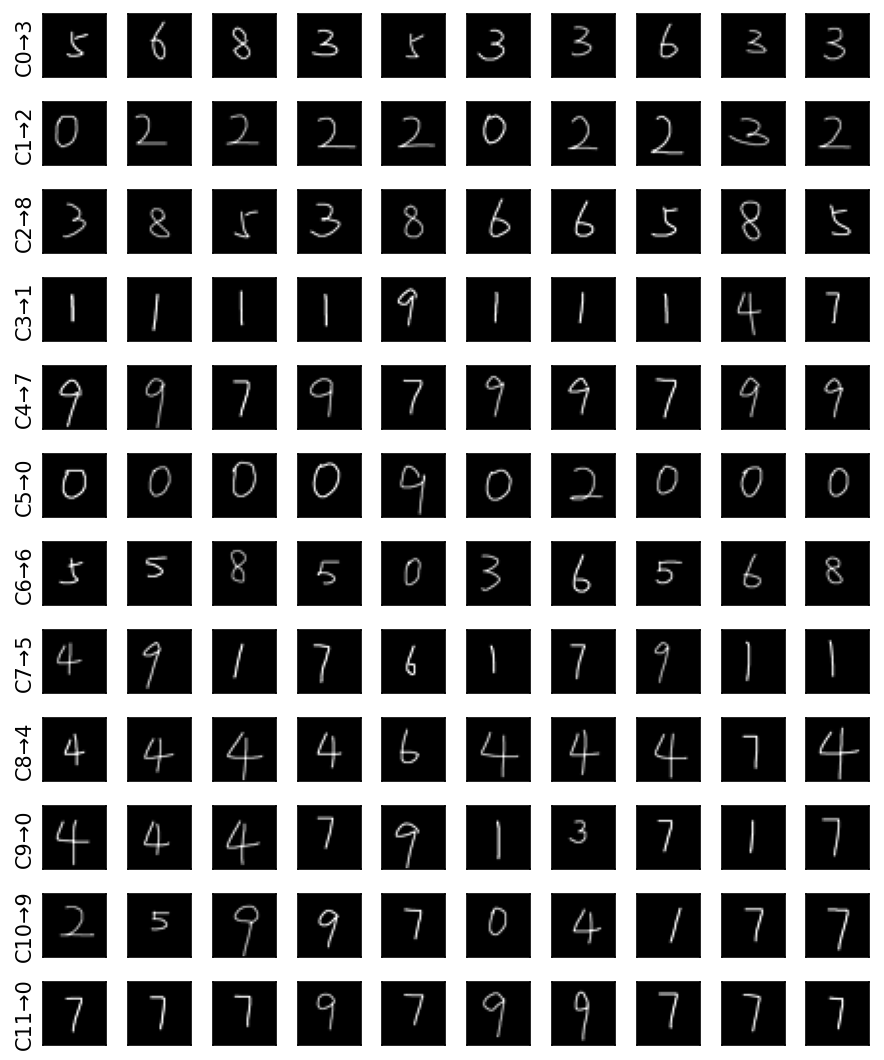
#> input picture Kmean/cluster_samples_train.png, 884 x 1060 px
$ python -i Ababoost.py   (imports and definitions only)
#> lines starting #> are read from the running program, lines starting #| are printed output that depends on the picture
import os

from dataclasses import dataclass


import numpy as np

from PIL import Image


@dataclass

class DecisionStump:

    feature_index: int = 0

    threshold: float = 0.0

    polarity: int = 1

    alpha: float = 0.0


    # [9 lines left out: function predict, not called in this run]


class AdaBoostBinaryClassifier:

    # [165 lines left out: functions __init__, _build_thresholds, _find_best_stump, fit, decision_function, not called in this run]


    def predict(self, X):

        return np.where(self.decision_function(X) >= 0.0, 1, -1)


class AdaBoostMultiClassifier:

    # [65 lines left out: functions __init__, fit, decision_function, predict, not called in this run]


def load_image_as_vector(image_path, target_size=(16, 16), threshold=128, binarize=False):

#> called with image_path = '../Kmean/cluster_samples_train.png', target_size = (16, 16), threshold = 128, binarize = False
    img = Image.open(image_path).convert("L")


    try:

        img = img.resize(target_size, Image.Resampling.LANCZOS)
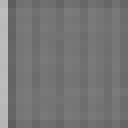
#> img: PIL image 16x16 L (shown 8 times larger); min 93, max 189, mean 118.7

    except AttributeError:

        img = img.resize(target_size, Image.LANCZOS)


    arr = np.array(img, dtype=np.float32)


    if binarize:

        arr = (arr < threshold).astype(np.float32)

    else:

        arr = 1.0 - arr / 255.0


    return arr.flatten()


# [79 lines left out: function load_dataset_fixed_split, not called in this run]


def accuracy_score(y_true, y_pred):

    return np.mean(y_true == y_pred)


# [165 lines left out: functions confusion_matrix, classification_report_simple, main, not called in this run]


# [3 lines not run here, left out]

>>> result = load_image_as_vector('../Kmean/cluster_samples_train.png')
#> result = 256 values, max 0.635 at index 1, min 0.259 at index 16, mean 0.535

$ run again, on Kmean/cluster_centers.png
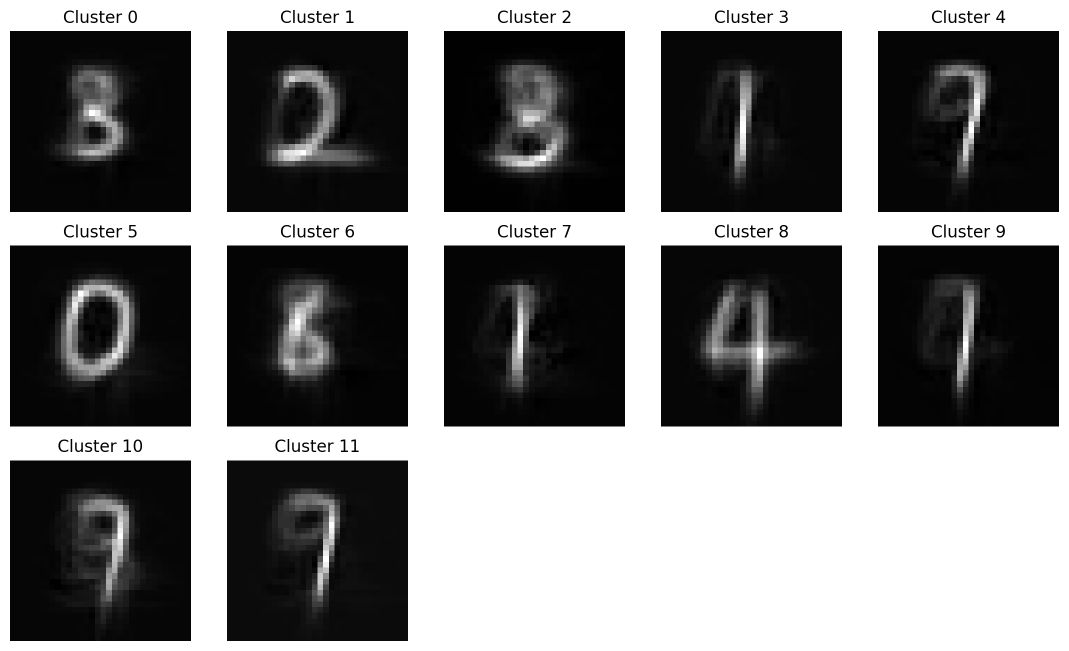
#> input picture Kmean/cluster_centers.png, 2137 x 1302 px (shown at 1/2 size)
#> in load_image_as_vector, `img = img.resize(target_size, Image.Resampling.LANCZOS)`:
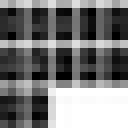
#> img: PIL image 16x16 L (shown 8 times larger); min 0, max 255, mean 119.1
#> result = 256 values, max 1 at index 27, min 0 at index 183, mean 0.533

$ run again, on Kmean/confusion_matrix.png
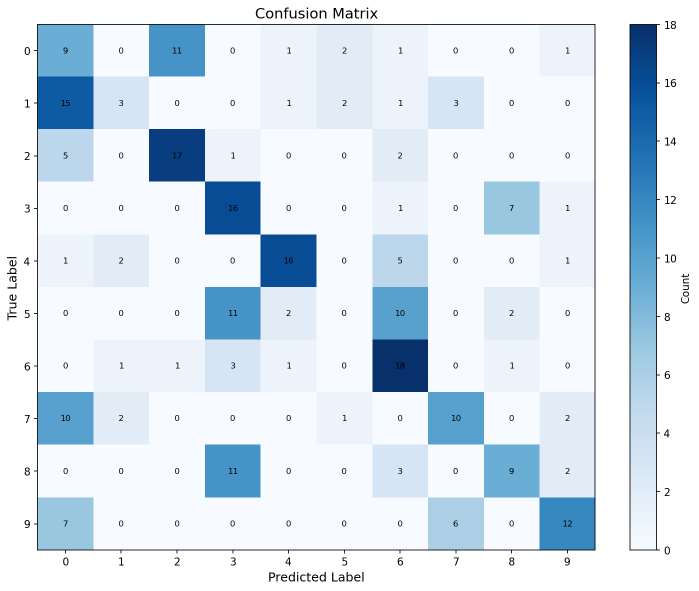
#> input picture Kmean/confusion_matrix.png, 1397 x 1182 px (shown at 1/2 size)
#> in load_image_as_vector, `img = Image.open(image_path).convert("L")`:
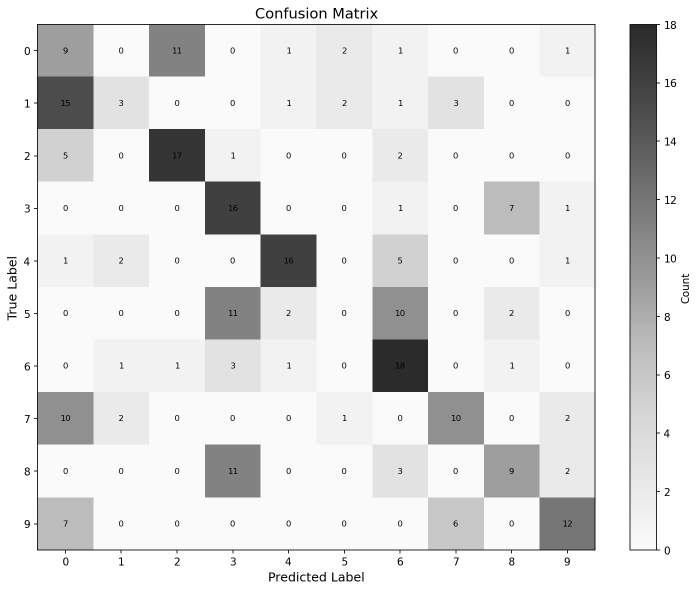
#> img: PIL image 1397x1182 L (shown at 1/2 size); min 0, max 255, mean 226.9
#> in load_image_as_vector, `img = img.resize(target_size, Image.Resampling.LANCZOS)`:
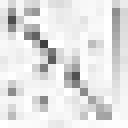
#> img: PIL image 16x16 L (shown 8 times larger); min 62, max 255, mean 226.1
#> result = 256 values, max 0.757 at index 85, min 0 at index 45, mean 0.113
